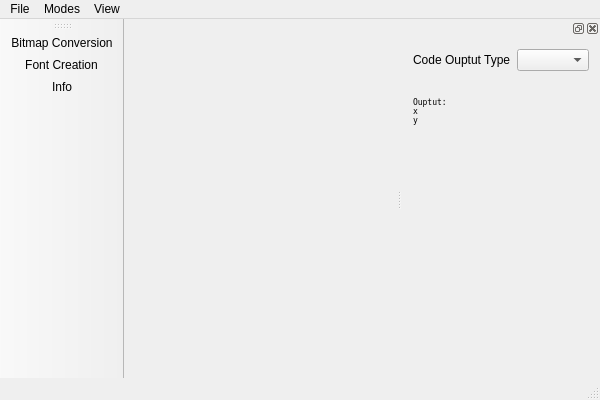
<?xml version="1.0" encoding="UTF-8"?>
<ui version="4.0">
 <class>MainWindow</class>
 <widget class="QMainWindow" name="MainWindow">
  <property name="geometry">
   <rect>
    <x>0</x>
    <y>0</y>
    <width>600</width>
    <height>400</height>
   </rect>
  </property>
  <property name="windowTitle">
   <string>GLCD Utils</string>
  </property>
  <property name="windowIcon">
   <iconset resource="resources.qrc">
    <normaloff>:/Icons/resources/neues_logo.png</normaloff>:/Icons/resources/neues_logo.png</iconset>
  </property>
  <widget class="QWidget" name="centralWidget">
   <layout class="QGridLayout" name="gridLayout"/>
  </widget>
  <widget class="QMenuBar" name="menuBar">
   <property name="geometry">
    <rect>
     <x>0</x>
     <y>0</y>
     <width>600</width>
     <height>21</height>
    </rect>
   </property>
   <widget class="QMenu" name="menuFile">
    <property name="title">
     <string>File</string>
    </property>
    <addaction name="actionInfo"/>
    <addaction name="separator"/>
    <addaction name="actionClose"/>
   </widget>
   <widget class="QMenu" name="menuModes">
    <property name="title">
     <string>Modes</string>
    </property>
    <addaction name="actionBitmap_Conversion"/>
    <addaction name="actionFont_Creation"/>
   </widget>
   <widget class="QMenu" name="menuView">
    <property name="title">
     <string>View</string>
    </property>
    <addaction name="actionCode_Output_Type_Selection"/>
   </widget>
   <addaction name="menuFile"/>
   <addaction name="menuModes"/>
   <addaction name="menuView"/>
  </widget>
  <widget class="QToolBar" name="mainToolBar">
   <attribute name="toolBarArea">
    <enum>LeftToolBarArea</enum>
   </attribute>
   <attribute name="toolBarBreak">
    <bool>false</bool>
   </attribute>
   <addaction name="actionBitmap_Conversion"/>
   <addaction name="actionFont_Creation"/>
   <addaction name="actionInfo"/>
  </widget>
  <widget class="QStatusBar" name="statusBar"/>
  <widget class="QDockWidget" name="dockWidget">
   <property name="maximumSize">
    <size>
     <width>200</width>
     <height>524287</height>
    </size>
   </property>
   <attribute name="dockWidgetArea">
    <number>2</number>
   </attribute>
   <widget class="QWidget" name="dockWidgetContents">
    <layout class="QGridLayout" name="gridLayout_2">
     <item row="0" column="0">
      <widget class="QLabel" name="label">
       <property name="text">
        <string>Code Ouptut Type</string>
       </property>
      </widget>
     </item>
     <item row="0" column="1">
      <widget class="QComboBox" name="cbCodeOuputType"/>
     </item>
     <item row="1" column="0" colspan="2">
      <widget class="QLabel" name="imgCodeOutputType">
       <property name="text">
        <string/>
       </property>
      </widget>
     </item>
     <item row="3" column="0" colspan="2">
      <spacer name="verticalSpacer">
       <property name="orientation">
        <enum>Qt::Vertical</enum>
       </property>
       <property name="sizeHint" stdset="0">
        <size>
         <width>165</width>
         <height>242</height>
        </size>
       </property>
      </spacer>
     </item>
     <item row="2" column="0" colspan="2">
      <widget class="QLabel" name="ccOutputSample">
       <property name="font">
        <font>
         <family>Terminal</family>
         <pointsize>6</pointsize>
        </font>
       </property>
       <property name="text">
        <string>Ouptut:
x
y</string>
       </property>
       <property name="wordWrap">
        <bool>true</bool>
       </property>
      </widget>
     </item>
    </layout>
   </widget>
  </widget>
  <action name="actionBitmap_Conversion">
   <property name="icon">
    <iconset resource="resources.qrc">
     <normaloff>:/Icons/resources/preferences-desktop-remote-desktop.png</normaloff>:/Icons/resources/preferences-desktop-remote-desktop.png</iconset>
   </property>
   <property name="text">
    <string>Bitmap Conversion</string>
   </property>
  </action>
  <action name="actionFont_Creation">
   <property name="icon">
    <iconset resource="resources.qrc">
     <normaloff>:/Icons/resources/format-text-bold.png</normaloff>:/Icons/resources/format-text-bold.png</iconset>
   </property>
   <property name="text">
    <string>Font Creation</string>
   </property>
   <property name="iconVisibleInMenu">
    <bool>true</bool>
   </property>
  </action>
  <action name="actionClose">
   <property name="icon">
    <iconset resource="resources.qrc">
     <normaloff>:/Icons/resources/gnome-session-shutdown.png</normaloff>:/Icons/resources/gnome-session-shutdown.png</iconset>
   </property>
   <property name="text">
    <string>Close</string>
   </property>
  </action>
  <action name="actionInfo">
   <property name="icon">
    <iconset resource="resources.qrc">
     <normaloff>:/Icons/resources/gtk-info.png</normaloff>:/Icons/resources/gtk-info.png</iconset>
   </property>
   <property name="text">
    <string>Info</string>
   </property>
  </action>
  <action name="actionCode_Output_Type_Selection">
   <property name="checkable">
    <bool>true</bool>
   </property>
   <property name="text">
    <string>Code Output Type Selection</string>
   </property>
  </action>
 </widget>
 <layoutdefault spacing="6" margin="11"/>
 <resources>
  <include location="resources.qrc"/>
 </resources>
 <connections>
  <connection>
   <sender>actionBitmap_Conversion</sender>
   <signal>triggered()</signal>
   <receiver>MainWindow</receiver>
   <slot>showBitmapConversion()</slot>
   <hints>
    <hint type="sourcelabel">
     <x>-1</x>
     <y>-1</y>
    </hint>
    <hint type="destinationlabel">
     <x>299</x>
     <y>199</y>
    </hint>
   </hints>
  </connection>
  <connection>
   <sender>actionFont_Creation</sender>
   <signal>triggered()</signal>
   <receiver>MainWindow</receiver>
   <slot>showFontCreation()</slot>
   <hints>
    <hint type="sourcelabel">
     <x>-1</x>
     <y>-1</y>
    </hint>
    <hint type="destinationlabel">
     <x>299</x>
     <y>199</y>
    </hint>
   </hints>
  </connection>
  <connection>
   <sender>actionClose</sender>
   <signal>triggered()</signal>
   <receiver>MainWindow</receiver>
   <slot>close()</slot>
   <hints>
    <hint type="sourcelabel">
     <x>-1</x>
     <y>-1</y>
    </hint>
    <hint type="destinationlabel">
     <x>299</x>
     <y>199</y>
    </hint>
   </hints>
  </connection>
  <connection>
   <sender>dockWidget</sender>
   <signal>visibilityChanged(bool)</signal>
   <receiver>actionCode_Output_Type_Selection</receiver>
   <slot>setChecked(bool)</slot>
   <hints>
    <hint type="sourcelabel">
     <x>506</x>
     <y>199</y>
    </hint>
    <hint type="destinationlabel">
     <x>-1</x>
     <y>-1</y>
    </hint>
   </hints>
  </connection>
  <connection>
   <sender>actionCode_Output_Type_Selection</sender>
   <signal>toggled(bool)</signal>
   <receiver>dockWidget</receiver>
   <slot>setVisible(bool)</slot>
   <hints>
    <hint type="sourcelabel">
     <x>-1</x>
     <y>-1</y>
    </hint>
    <hint type="destinationlabel">
     <x>506</x>
     <y>199</y>
    </hint>
   </hints>
  </connection>
  <connection>
   <sender>cbCodeOuputType</sender>
   <signal>currentIndexChanged(QString)</signal>
   <receiver>MainWindow</receiver>
   <slot>outputTypeChanged(QString)</slot>
   <hints>
    <hint type="sourcelabel">
     <x>537</x>
     <y>55</y>
    </hint>
    <hint type="destinationlabel">
     <x>367</x>
     <y>78</y>
    </hint>
   </hints>
  </connection>
 </connections>
 <slots>
  <slot>showBitmapConversion()</slot>
  <slot>showFontCreation()</slot>
  <slot>outputTypeChanged(QString)</slot>
 </slots>
</ui>
